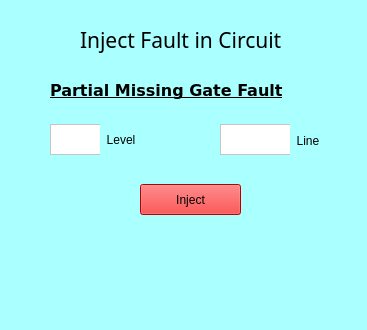
<?xml version="1.0" encoding="UTF-8"?>
<ui version="4.0">
 <class>TruthTableGenerator</class>
 <widget class="QMainWindow" name="TruthTableGenerator">
  <property name="geometry">
   <rect>
    <x>0</x>
    <y>0</y>
    <width>367</width>
    <height>330</height>
   </rect>
  </property>
  <property name="windowTitle">
   <string>InjectFault::PMGF</string>
  </property>
  <property name="styleSheet">
   <string notr="true">background-color: rgb(170, 255, 255);
border-color: rgb(0, 0, 0);
border-bottom-color: rgb(0, 0, 0);</string>
  </property>
  <widget class="QWidget" name="centralwidget">
   <widget class="QLabel" name="label">
    <property name="geometry">
     <rect>
      <x>50</x>
      <y>50</y>
      <width>321</width>
      <height>81</height>
     </rect>
    </property>
    <property name="font">
     <font>
      <family>DejaVu Sans</family>
      <pointsize>12</pointsize>
      <weight>75</weight>
      <bold>true</bold>
      <underline>true</underline>
     </font>
    </property>
    <property name="text">
     <string>Partial Missing Gate Fault</string>
    </property>
   </widget>
   <widget class="QLabel" name="label_2">
    <property name="geometry">
     <rect>
      <x>80</x>
      <y>14</y>
      <width>251</width>
      <height>51</height>
     </rect>
    </property>
    <property name="font">
     <font>
      <family>Ubuntu Condensed</family>
      <pointsize>16</pointsize>
      <weight>50</weight>
      <italic>false</italic>
      <bold>false</bold>
     </font>
    </property>
    <property name="text">
     <string>Inject Fault in Circuit</string>
    </property>
   </widget>
   <widget class="QPushButton" name="run">
    <property name="geometry">
     <rect>
      <x>140</x>
      <y>184</y>
      <width>101</width>
      <height>31</height>
     </rect>
    </property>
    <property name="styleSheet">
     <string notr="true">background-color: rgb(255, 0, 0);</string>
    </property>
    <property name="text">
     <string>Inject</string>
    </property>
   </widget>
   <widget class="QTextEdit" name="level">
    <property name="geometry">
     <rect>
      <x>50</x>
      <y>124</y>
      <width>101</width>
      <height>31</height>
     </rect>
    </property>
    <property name="styleSheet">
     <string notr="true">color: rgb(170, 255, 0);
color: rgb(0, 0, 0);
background-color: rgb(255, 255, 255);</string>
    </property>
   </widget>
   <widget class="QTextEdit" name="line">
    <property name="geometry">
     <rect>
      <x>220</x>
      <y>124</y>
      <width>101</width>
      <height>31</height>
     </rect>
    </property>
    <property name="styleSheet">
     <string notr="true">color: rgb(170, 255, 0);
color: rgb(0, 0, 0);
background-color: rgb(255, 255, 255);</string>
    </property>
   </widget>
   <widget class="QLabel" name="label_3">
    <property name="geometry">
     <rect>
      <x>100</x>
      <y>124</y>
      <width>51</width>
      <height>31</height>
     </rect>
    </property>
    <property name="text">
     <string>  Level</string>
    </property>
   </widget>
   <widget class="QLabel" name="label_4">
    <property name="geometry">
     <rect>
      <x>290</x>
      <y>120</y>
      <width>66</width>
      <height>41</height>
     </rect>
    </property>
    <property name="text">
     <string>  Line</string>
    </property>
   </widget>
  </widget>
  <widget class="QMenuBar" name="menubar">
   <property name="geometry">
    <rect>
     <x>0</x>
     <y>0</y>
     <width>367</width>
     <height>23</height>
    </rect>
   </property>
  </widget>
  <widget class="QStatusBar" name="statusbar"/>
 </widget>
 <resources/>
 <connections/>
</ui>
